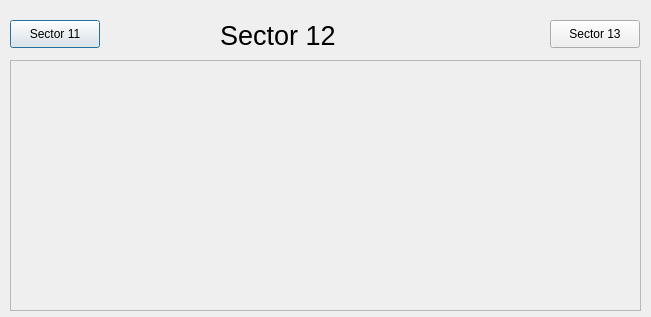
<?xml version="1.0" encoding="UTF-8"?>
<ui version="4.0">
 <class>Dialog</class>
 <widget class="QDialog" name="Dialog">
  <property name="geometry">
   <rect>
    <x>0</x>
    <y>0</y>
    <width>651</width>
    <height>317</height>
   </rect>
  </property>
  <property name="windowTitle">
   <string>Dialog</string>
  </property>
  <widget class="QLabel" name="label_2">
   <property name="geometry">
    <rect>
     <x>220</x>
     <y>20</y>
     <width>131</width>
     <height>31</height>
    </rect>
   </property>
   <property name="font">
    <font>
     <pointsize>20</pointsize>
    </font>
   </property>
   <property name="text">
    <string>Sector 12</string>
   </property>
  </widget>
  <widget class="QEForm" name="asguiformplugin">
   <property name="geometry">
    <rect>
     <x>10</x>
     <y>60</y>
     <width>631</width>
     <height>251</height>
    </rect>
   </property>
   <property name="uiFile" stdset="0">
    <string>SectorVacuumSchematic.ui</string>
   </property>
   <property name="variableSubstitutions" stdset="0">
    <string>SR=12 SRPREV=11</string>
   </property>
  </widget>
  <widget class="QEPushButton" name="guipushbuttonplugin">
   <property name="geometry">
    <rect>
     <x>10</x>
     <y>20</y>
     <width>90</width>
     <height>28</height>
    </rect>
   </property>
   <property name="text">
    <string>Sector 11</string>
   </property>
   <property name="guiFile">
    <string>SVS11.ui</string>
   </property>
   <property name="creationOption" stdset="0">
    <enum>QEPushButton::Open</enum>
   </property>
  </widget>
  <widget class="QEPushButton" name="guipushbuttonplugin_2">
   <property name="geometry">
    <rect>
     <x>550</x>
     <y>20</y>
     <width>90</width>
     <height>28</height>
    </rect>
   </property>
   <property name="text">
    <string>Sector 13</string>
   </property>
   <property name="guiFile">
    <string>SVS13.ui</string>
   </property>
   <property name="creationOption" stdset="0">
    <enum>QEPushButton::Open</enum>
   </property>
  </widget>
 </widget>
 <customwidgets>
  <customwidget>
   <class>QEPushButton</class>
   <extends>QPushButton</extends>
   <header>QEPushButton.h</header>
  </customwidget>
  <customwidget>
   <class>QEForm</class>
   <extends>QScrollArea</extends>
   <header>QEForm.h</header>
  </customwidget>
 </customwidgets>
 <resources/>
 <connections/>
</ui>
